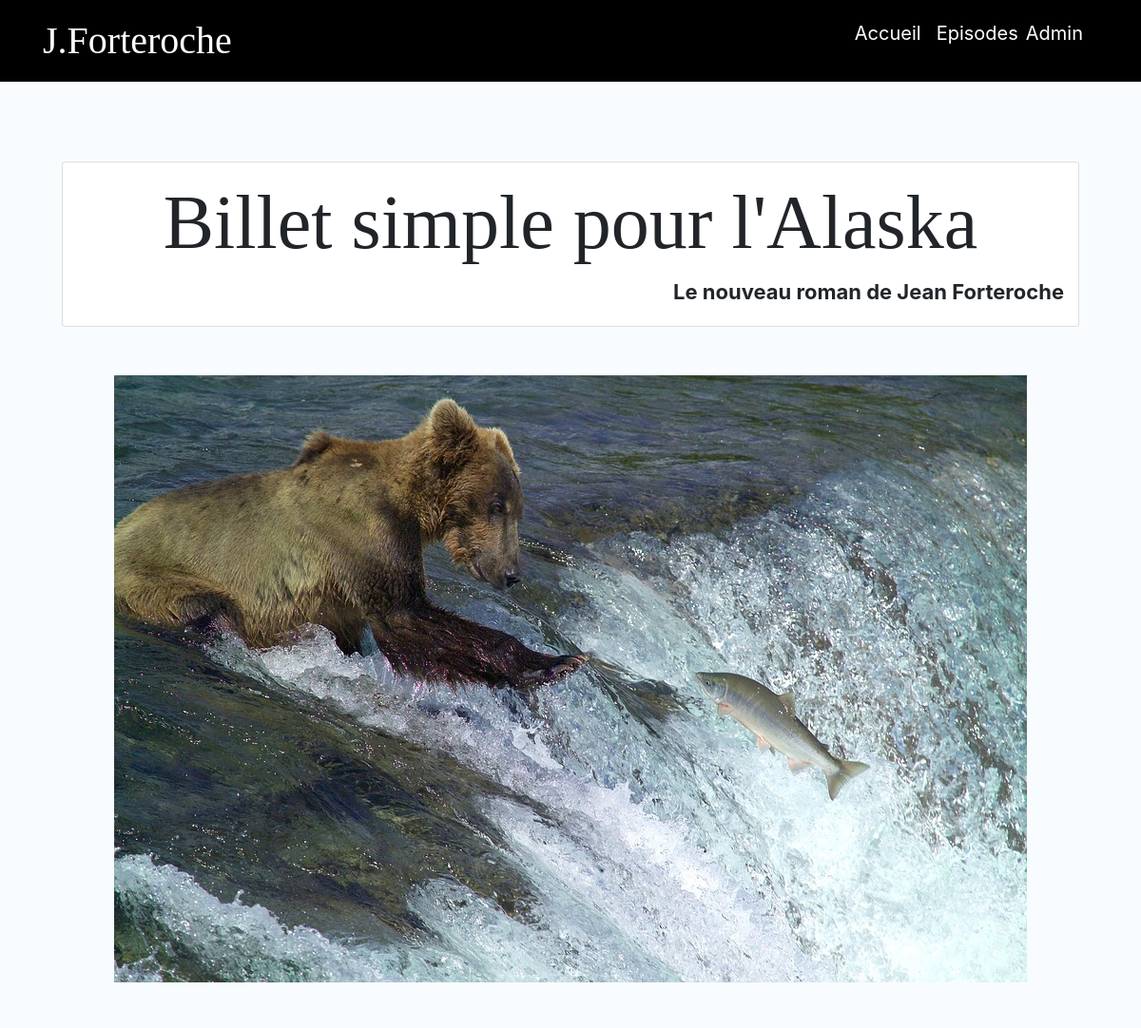
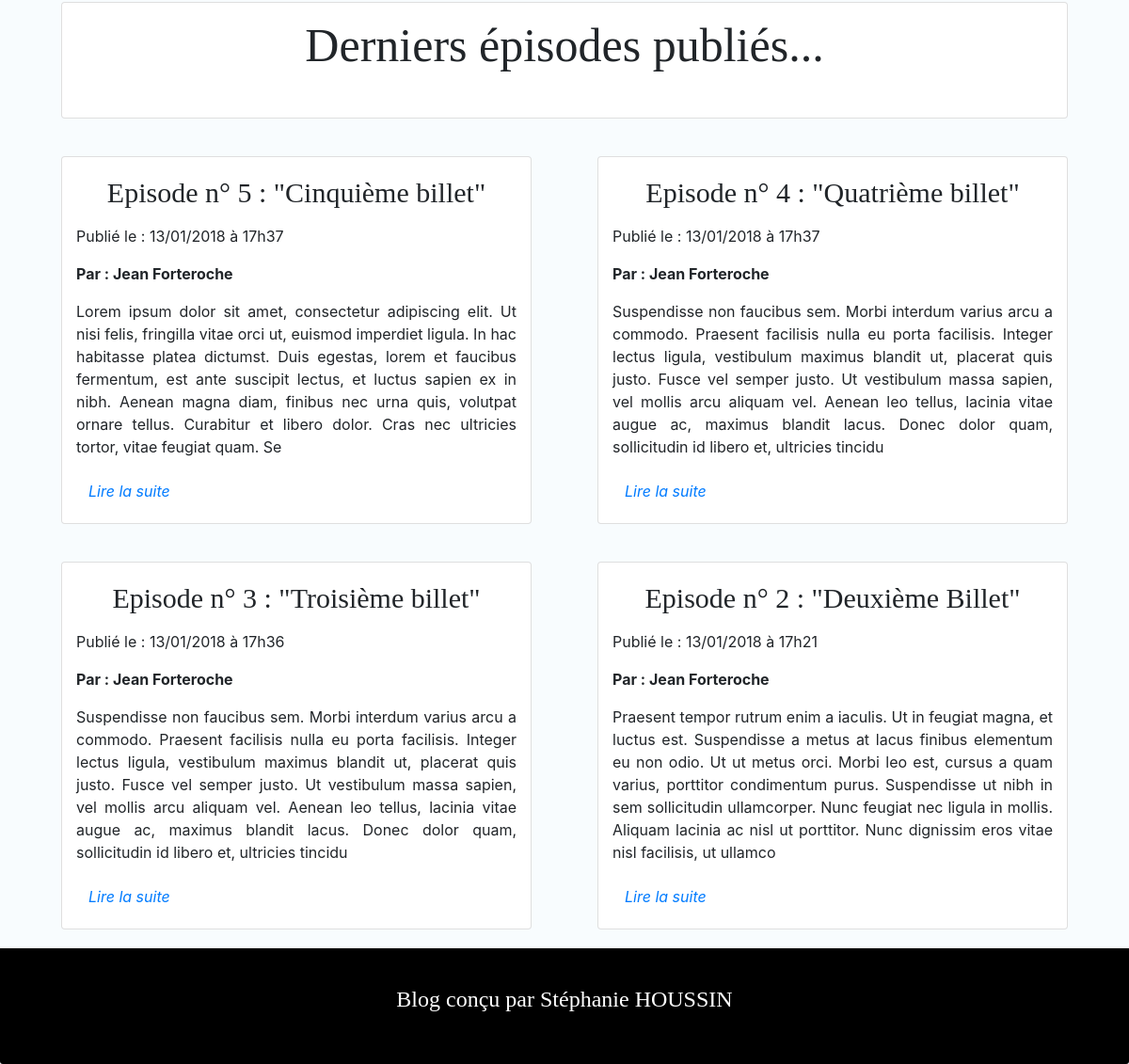
The page / on the database its author committed (2 pictures, top to bottom).
### tables this page shows
CREATE TABLE IF NOT EXISTS `posts` (
  `id` int(11) NOT NULL AUTO_INCREMENT,
  `author` varchar(255) NOT NULL,
  `title` varchar(255) NOT NULL,
  `content` mediumtext NOT NULL,
  `creation_date` datetime NOT NULL,
  PRIMARY KEY (`id`)
);

### controller/FrontController.php (called while the page is built, shortened)
<?php
class FrontController
{
   protected $post;
   public function __construct()
   {
      $this->post = new PostManager();
   }
   public function home()
   {
      $lastPost = $this->post->getLastPost();
      require('view/HomeView.php');
   }
   }

### index.php (called while the page is built, shortened)
<?php
require ('Autoload.php');
$routeur = new Routeur();
$routeur->routerRequete();

### Autoload.php (called while the page is built, shortened)
<?php
function autoload($classname)
{
	if(file_exists($file = 'controller/' . $classname . '.php'))
	{
			require $file;
	}
	elseif(file_exists($file = 'model/' . $classname . '.php'))
	{
		 require $file;
	}
	elseif(file_exists($file = 'view/' . $classname . '.php'))
	{
		 require $file;
	}
  elseif(file_exists($file = '' . $classname . '.php'))
  {
		 require $file;
	}
}

### model/Manager.php (called while the page is built)
<?php
class Manager
{
   protected $db;
   public function __construct()
   {
     try
     {
        $this->db = new \PDO('mysql:host=localhost;dbname=alaska;charset=utf8', 'root', '',array(PDO::ATTR_ERRMODE => PDO::ERRMODE_EXCEPTION));
     }
     catch (\Exception $e)
     {
        die ('Erreur :'.$e->getMessage());
     }
   }
   public function db()
   {
      return $this->db;
   }
}

### model/PostManager.php (called while the page is built, shortened)
<?php
class PostManager extends Manager
{
  public function getLastPost()
  {
      $lastPost = [];
      $req = $this->db()->query('SELECT id,author,title,content,DATE_FORMAT(creation_date,\'%d/%m/%Y à %Hh%i\')
                                 AS creation_date
                                 FROM posts
                                 ORDER BY id
                                 DESC LIMIT 0,4');
        while($donnees = $req->fetch(PDO::FETCH_ASSOC))
        {
          $lastPost[] = new Post($donnees);
        }
      return $lastPost;
  }
}

### model/Post.php (called while the page is built, shortened)
<?php
class Post
{
  private $id;
  private $author;
  private $title;
  private $content;
  private $creation_date;
  public function hydrate(array $donnees)
  {
    foreach($donnees as $key => $value)
    {
        $method = 'set'.ucfirst($key);
    }
  }
  public function getId()
  {
    return $this->id;
  }
  public function getAuthor()
  {
    return $this->author;
  }
  public function getTitle()
  {
    return $this->title;
  }
  public function getContent()
  {
    return $this->content;
  }
  public function getCreation_date()
  {
    return $this->creation_date;
  }
  public function setId($id)
  {
      $id = (int) $id;
      if($id > 0)
      {
          $this->id =  $id;
      }
  }
  public function setAuthor($author)
  {
     if(is_string($author))
     {
       $this->author = $author;
     }
  }
  public function setTitle($title)
  {
      if(is_string($title))
      {
          $this->title = $title;
      }
  }
  public function setContent($content)
  {
      if(is_string($content))
      {
        $this->content = $content;
      }
  }
  public function setCreation_date($creation_date)
  {
    $this->creation_date = $creation_date;
  }
}

### view/HomeView.php (the view, shortened to what this page needs)
  <div class="container">
    <div class="card">
      <div class="card-home-title">
        <h1 class="card-title">Billet simple pour l'Alaska</h1>
        <h2 class="card-author">Le nouveau roman de Jean Forteroche</h2>
      </div>
    </div>
    <div class="image" style="background-image : url('public/img/7.jpg')">
    </div>
    <div class="card">
      <h2 class= "card-title-posts">Derniers épisodes publiés...</h2>
      <br/>
    </div>
        <div class="row">
          <?php foreach ($lastPost as $post): ?>
              <div class="col-lg-6 col-lg-6">
                  <div class="card">
                    <div class="card-home">
                      <p class="card-title">Episode n° <?=$post->getId();?> : "<?= htmlspecialchars($post->getTitle());?>"</p>
                      <p class="card-date">Publié le : <?= $post->getCreation_date();?></p>
                      <p class="card-author">Par : <?= htmlspecialchars($post->getAuthor());?></p>
                      <p class="card-text"><?= substr(nl2br($post->getContent()),0,400);?></p>
                      <a class="card-btn"><em><a href="index.php?action=post&amp;id=<?=$post->getId();?>" class="btn link">Lire la suite</a></em><br/>
                    </div>
                  </div>
              </div>
          <?php endforeach; ?>
      </div>
</div>
<?php require('view/template.php'); ?>

### public/css/style.css (style rules this page uses)
body { background: #F8FCFE; padding-top: 150px; }
.image { background-repeat: no-repeat; background-position: center; height: 700px; }
.card { text-align: justify; padding: 15px; margin: 20px; }
.card-home-title .card-title { font-family: Pristina; font-size: 80px; }
.card-home-title .card-author { float: right; font-size: 22px; }
.card-title-posts { text-align: center; font-family: Pristina; font-size: 50px; }
.card-title { font-family: Pristina; font-size: 30px; text-align: center; }
.card-author { font-weight: bold; }

### rows shown on the page
posts: id "5", title "Cinquième billet", Creation_date "13/01/2018 à 17h37", author "Jean Forteroche", content "Lorem ipsum dolor sit amet, consectetur adipiscing elit. Ut nisi felis, fringilla vitae orci ut, euismod imperdiet ligula. In hac habitasse platea dictumst. Duis egestas, lorem et faucibus fermentum, est ante suscipit lectus, et luctus sapien ex in nibh. Aenean magna diam, finibus nec urna quis, volutpat ornare tellus. Curabitur et libero dolor. Cras nec ultricies tortor, vitae feugiat quam. Se"
posts: id "4", title "Quatrième billet", Creation_date "13/01/2018 à 17h37", author "Jean Forteroche", content "Suspendisse non faucibus sem. Morbi interdum varius arcu a commodo. Praesent facilisis nulla eu porta facilisis. Integer lectus ligula, vestibulum maximus blandit ut, placerat quis justo. Fusce vel semper justo. Ut vestibulum massa sapien, vel mollis arcu aliquam vel. Aenean leo tellus, lacinia vitae augue ac, maximus blandit lacus. Donec dolor quam, sollicitudin id libero et, ultricies tincidu"
posts: id "3", title "Troisième billet", Creation_date "13/01/2018 à 17h36", author "Jean Forteroche", content "Suspendisse non faucibus sem. Morbi interdum varius arcu a commodo. Praesent facilisis nulla eu porta facilisis. Integer lectus ligula, vestibulum maximus blandit ut, placerat quis justo. Fusce vel semper justo. Ut vestibulum massa sapien, vel mollis arcu aliquam vel. Aenean leo tellus, lacinia vitae augue ac, maximus blandit lacus. Donec dolor quam, sollicitudin id libero et, ultricies tincidu"
posts: id "2", title "Deuxième Billet", Creation_date "13/01/2018 à 17h21", author "Jean Forteroche", content "Praesent tempor rutrum enim a iaculis. Ut in feugiat magna, et luctus est. Suspendisse a metus at lacus finibus elementum eu non odio. Ut ut metus orci. Morbi leo est, cursus a quam varius, porttitor condimentum purus. Suspendisse ut nibh in sem sollicitudin ullamcorper. Nunc feugiat nec ligula in mollis. Aliquam lacinia ac nisl ut porttitor. Nunc dignissim eros vitae nisl facilisis, ut ullamco"
